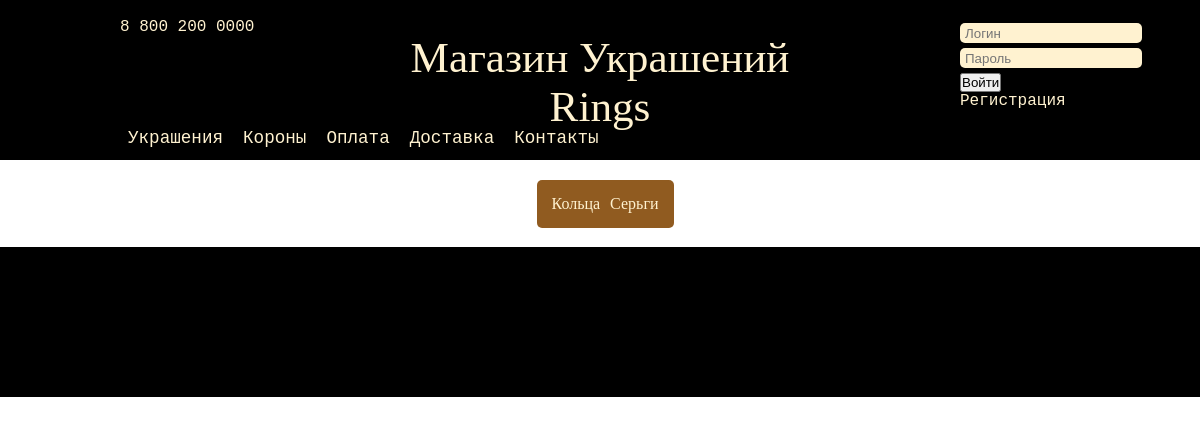
The app's page /catalog/, older data.
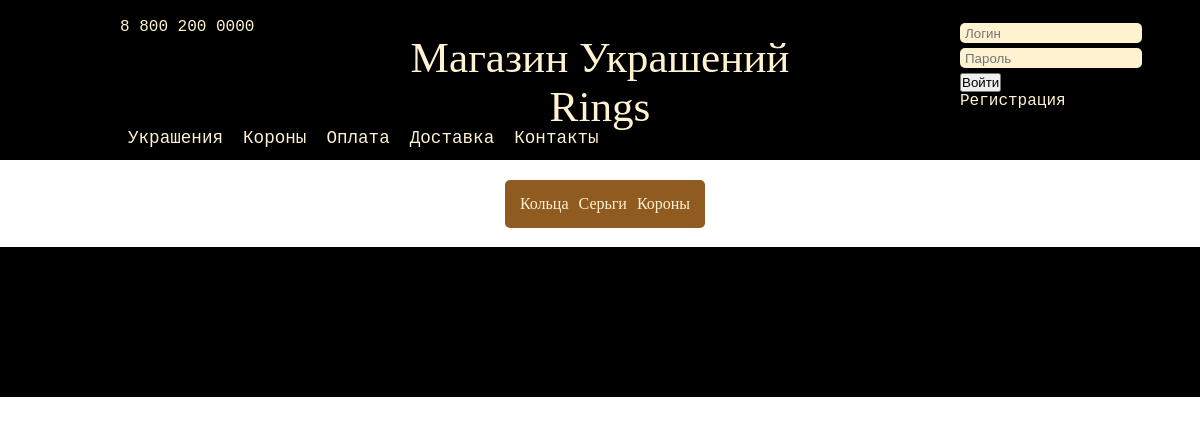
The same page, newer data.
### mainapp/models.py (models this page shows, shortened)
class Category(models.Model):
    name = models.CharField(verbose_name=u'название', max_length=16, unique=True)
    description = models.TextField(verbose_name='описание', blank=True)

### mainapp/views.py (the view)
# urls.py: url(r'^catalog/$', catalog, name='catalog'),
def catalog(request):
    jewels = Jewel.objects.all()
    categories = Category.objects.all()
    return render(request, "catalog.html", {'categories': categories, 'jewels': jewels})

### templates/catalog.html (shortened to what this page needs)
{% extends "base.html" %}
{% block text %}
    <div class="catalog_menu">
        {% for category in categories %}
            <li><a href="{% url 'jeweler' category.id %}">{{category.name}}</a></li>
        {% endfor %}
    </div>
{% endblock %}

Row changes from the older to the newer data that the page shows:
added Category: name "Короны"
